Frame 1 (no input): blank canvas, image omitted
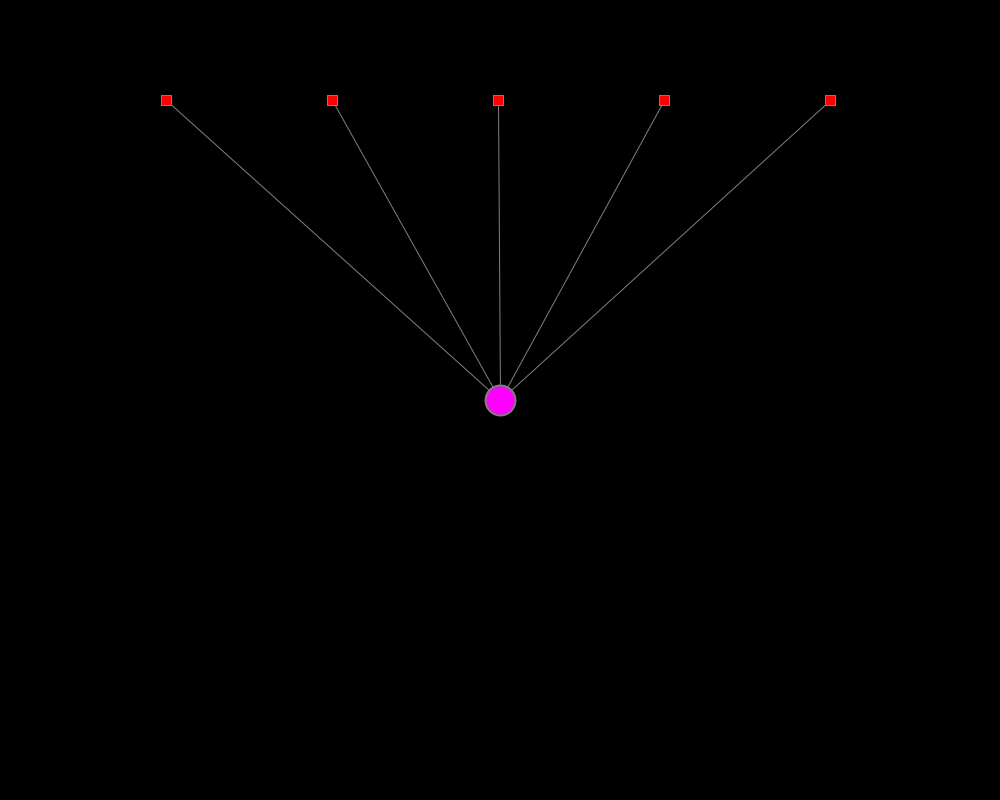
Frame 60 (the mouse pressed at the canvas centre just before this capture)
Frame 120 (the mouse held since frame 60 and released just before this capture): identical to frame 60, image omitted

The Processing sketch that drew this single still picture (run headless with seeded random() and noise(); from frame 60 on, the mouse is pressed at the canvas centre):

// Processing sketch: Simple_Draw_With_Lines
// ── Simple_Draw_With_Lines.pde
/*
  Simple_Draw
  Written by Scott Kildall
  September 2017
  
  Draws some simple shapes w/intersecting lines
*/


//-- do any sort of setup functions here
void setup() {
  size(1000,800);
  rectMode(CENTER);
}

void draw() {
  //-- draw background elements
  // Background of 0 = back, background of 255 = white
  background(0);
  
  //-- Draws a row of squares
  fill(255,0,0);        // fill color
  strokeWeight(0);
  drawRowSquares(5, 100, 10);

  
  //-- Fill
  fill(255,0,255);        // fill color
  stroke(127,127,127);      // color of the stroke
  strokeWeight(2);          // thickness of the line
  
  //-- This draws a centered circle 
  drawCenteredCircle(30);
}

//-- draw a centered circle
 void drawCenteredCircle( int diameter) {
   ellipse(width/2, height/2, diameter, diameter);
 }
 
 // draw a row of squares
 void drawRowSquares(int num, int h, int edgeSize) {
   //-- like white space between framed pictures
   int spaceBetween = width/(num +1);
   
   for( int i = 0; i < num; i++ )   {
     strokeWeight(1);
     line(width/2, height/2, spaceBetween * (i+1), h);
     
     rect( spaceBetween * (i+1), h, edgeSize, edgeSize );
   }
 }
 
